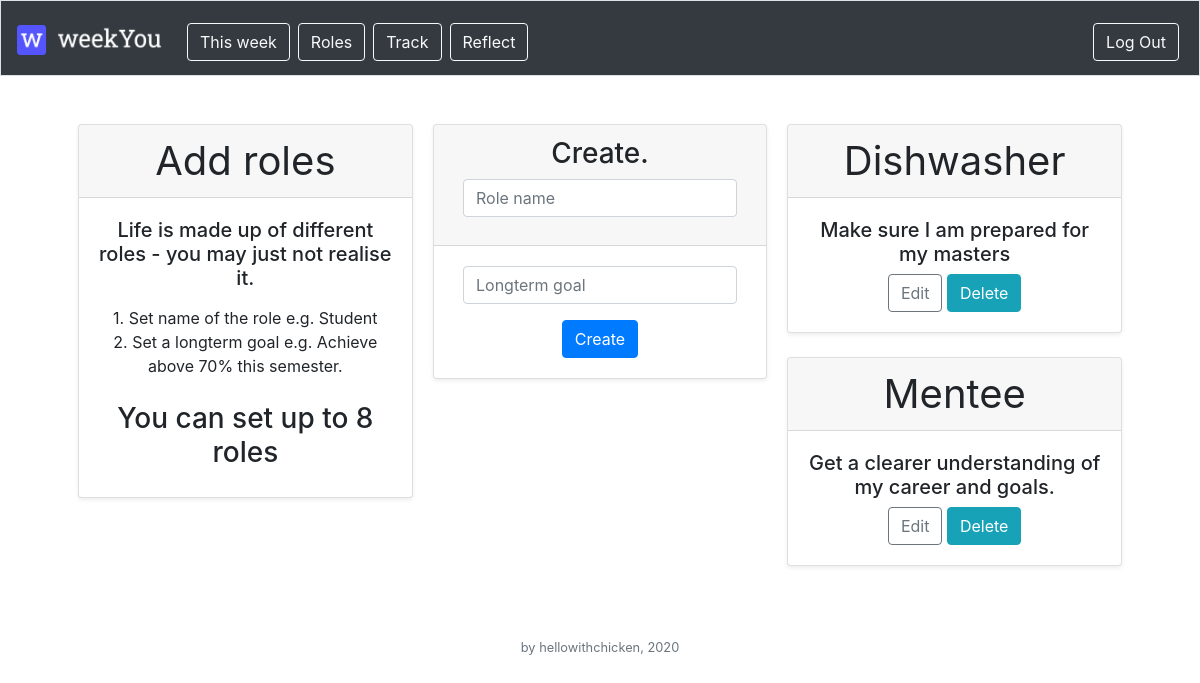
The app's page /roles (signed in) with its own data.
### tables this page shows
CREATE TABLE 'roles' (
id INTEGER PRIMARY KEY AUTOINCREMENT NOT NULL,
userId INTEGER NOT NULL,
name TEXT NOT NULL,
description TEXT NOT NULL,
createdAt DATETIME NOT NULL,
    isDeleted boolean NOT NULL DEFAULT 0, 'weekStart'  datetime NOT NULL  , 'deletedAtWeekStart' datetime,
FOREIGN KEY(userId) REFERENCES users(id)
);

### application.py (the view, shortened to what this page needs)
@app.route("/roles", methods=["GET", "POST"])
@login_required
def roles():
    if request.method == "GET":
        roles = db.execute("SELECT * FROM roles WHERE userId = :userId and isDeleted = 0", userId = session["user_id"])
        return render_template("roles.html", roles = roles)

### application.py (called while the page is built)
@app.after_request
def after_request(response):
    response.headers["Cache-Control"] = "no-cache, no-store, must-revalidate"
    response.headers["Expires"] = 0
    response.headers["Pragma"] = "no-cache"
    return response

### helpers.py (called while the page is built)
def login_required(f):
    @wraps(f)
    def decorated_function(*args, **kwargs):
        if session.get("user_id") is None:
            return redirect("/login")
        return f(*args, **kwargs)
    return decorated_function

### templates/roles.html (shortened to what this page needs)
{% extends "layout.html" %}
{% block main %}
<div class="container">
  <div class="row">
    <div class="card-columns">
        <div class="card mb-4 shadow-sm">
          <div class="card-header">
            <h1 class="my-0 font-weight-normal">Add roles</h1>
          </div>
          <div class="card-body">
            <h5>Life is made up of different roles - you may just not realise it.</h5>
            <ol class="list-unstyled mt-3 mb-4">
              <li>1. Set name of the role e.g. Student</li>
              <li>2. Set a longterm goal e.g. Achieve above 70% this semester.</li>
            </ol>
            <h3>You can set up to 8 roles</h3>
          </div>
        </div>
        {% if roles|length < 8 %}
        <form action="/roles" method="post">
            <div class="card mb-4 shadow-sm">
              <div class="card-header">
                  <h3 class = "text-center">Create.</h3>
                  <div class="form-group">
                    <input class="form-control" placeholder="Role name" name = 'roleName'required="true">
                  </div>
              </div>
              <div class="card-body">
                  <div class="form-group">
                    <input class="form-control" placeholder="Longterm goal" name = 'longTerm' required="true">
                  </div>
              <button class="btn btn-primary" type="submit">Create</button>
              </div>
            </div>
        </form>
        {% endif %}
          {% for role in roles %}
          <div class="card mb-4 shadow-sm">
            <div class="card-header">
              <h1 class="my-0 font-weight-normal">{{ role["name"] }}</h1>
            </div>
            <div class="card-body">
              <h5>{{ role["description"] }}</h5>
              <a class="btn btn-outline-secondary" href="/roles/edit/{{role['id']}}" role="button">Edit</a>
              <a class="btn btn-info" href="/roles/delete/{{role['id']}}" role="button">Delete</a>
            </div>
          </div>
          {% endfor %}
    </div>
</div>
{% endblock %}

### static/styles.css (style rules this page uses)
main .form-control { display: inline-block; width: auto; }

### records on screen
roles: name "Dishwasher", description "Make sure I am prepared for my masters"
roles: name "Mentee", description "Get a clearer understanding of my career and goals."
